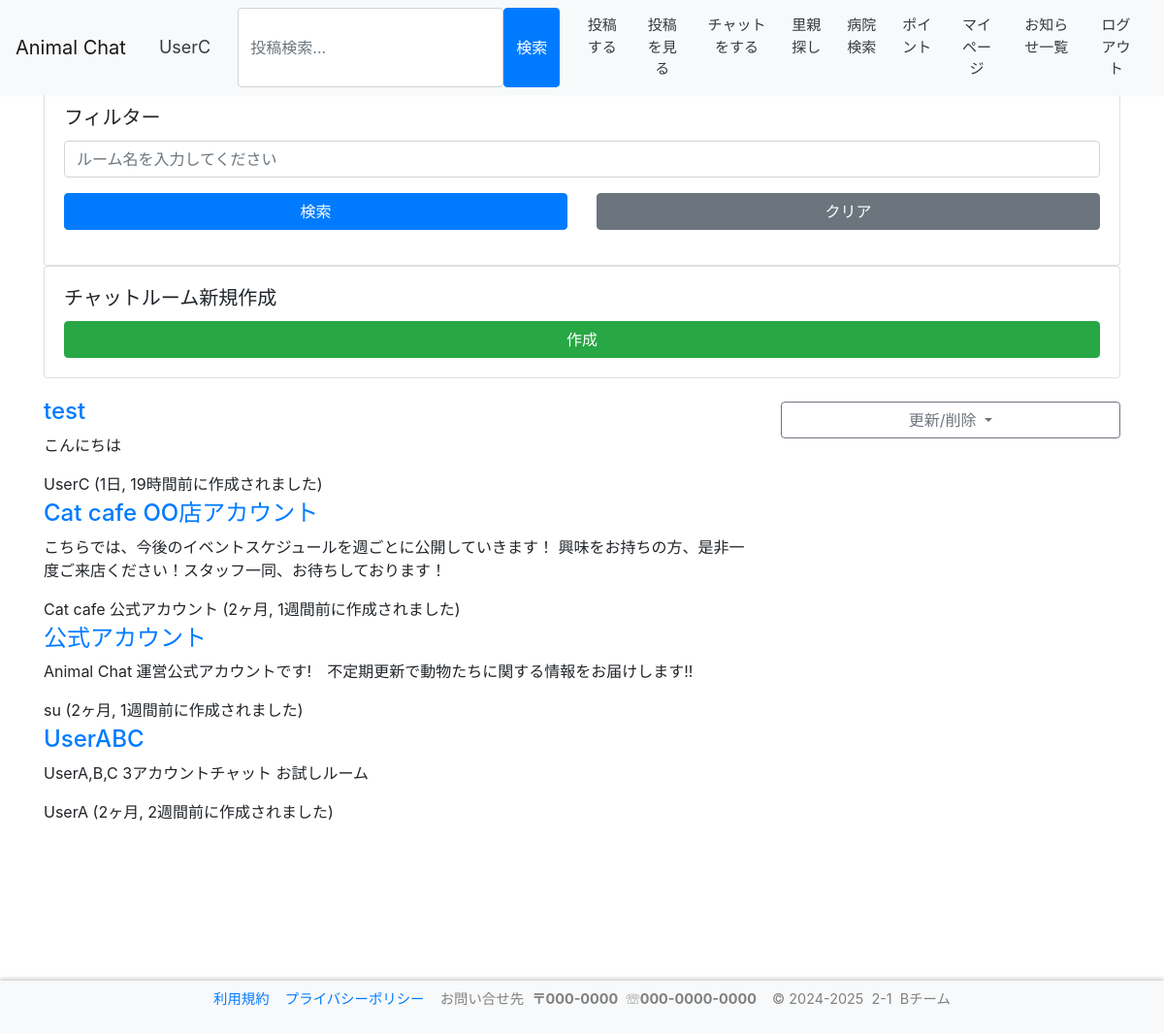
Page /chat/ (signed in) on the committed database.
### accounts/models.py (models this page shows)
class User(AbstractBaseUser, PermissionsMixin):
    screen_name = models.CharField(
        gettext_lazy('アカウント名'),
        max_length=128,
        default='',
        blank=True,
        help_text=gettext_lazy('128文字以内で入力してください'),
    )
    email = models.EmailField(gettext_lazy('メールアドレス'), unique=True)
    is_staff = models.BooleanField(
        gettext_lazy('staff status'),
        default=False,
        help_text=gettext_lazy('Designates whether the user can log into this admin site.'),
    )
    is_active = models.BooleanField(
        gettext_lazy('active'),
        default=True,
        help_text=gettext_lazy(
            'Designates whether this user should be treated as active. Unselect this instead of deleting accounts.'
        ),
    )
    date_joined = models.DateTimeField(gettext_lazy('date joined'), default=timezone.now)
    objects = CustomUserManager()
    points = models.IntegerField(
        default=0,
        blank=True,
        null=True,
    )
    pt_give = models.IntegerField(
        default=0,
        blank=True,
        null=True,
    )
    icon = models.ImageField(
        upload_to='icon',
        verbose_name='画像',
        null=True,
        blank=True,
        default="icon/default.png",
    )
    profile = models.TextField(
        gettext_lazy('プロフィール'),
        max_length=200,
        null=True,
        default='',
        blank=True,
        help_text=gettext_lazy('200文字以内で入力してください'),
    )
    USERNAME_FIELD = 'email'
    REQUIRED_FIELDS = []
    class Meta:
        verbose_name = gettext_lazy('user')
        verbose_name_plural = gettext_lazy('users')
    def __str__(self):
        return self.__unicode__()
    def __unicode__(self):
        return self.screen_name or self.email

### chat/models.py (models this page shows, shortened)
class Room(models.Model):
    host = models.ForeignKey(User, on_delete=models.CASCADE)
    name = models.CharField(gettext_lazy('ルーム名'), max_length=64)
    description = models.TextField(gettext_lazy('説明文'), max_length=128)
    participants = models.ManyToManyField(User, related_name='rooms', verbose_name=gettext_lazy('参加者を選択'), blank=True)
    created_at = models.DateTimeField(gettext_lazy('Created time'), default=timezone.now)
    objects = RoomQueryset.as_manager()

### chat/views.py (the view)
# urls.py: path('', views.Index.as_view(), name='index'),
class Index(LoginRequiredMixin, ListView):
    login_url = '/login/'
    model = models.Room
    template_name = 'chat/index.html'
    context_object_name = 'room_ctx'
    pagenate_by = 10
    def get_queryset(self):
        queryset = super().get_queryset()
        form = forms.SearchForm(self.request.GET or None)
        keywords = form.get_keywords()
        return queryset.filtering(user=self.request.user, keywords=keywords)
    def get_context_data(self, **kwargs):
        context = super().get_context_data(**kwargs)
        context['search_form'] = forms.SearchForm(self.request.GET or None)
        return context

### chat/forms.py
class SearchForm(forms.Form):
    keywords = forms.CharField(
        label=gettext_lazy('キーワード'),
        required=False,
        widget=forms.TextInput(attrs={
            'placeholder': gettext_lazy('ルーム名を入力してください'),
            'class': 'form-control',
        }),
    )
    def get_keywords(self):
        init_keywords = ''
        keywords = init_keywords
        if self.is_valid():
            keywords = self.cleaned_data.get('keywords', init_keywords)
        return keywords

### chat/models.py (called while the page is built)
    def _related_user(self, user=None):
        try:
            queryset = self.filter(models.Q(host=user) | models.Q(participants__in=[user.pk]))
        except:
            queryset = self
        return queryset

    def filtering(self, user=None, keywords='', order='-created_at'):
        words = keywords.split()
        queryset = self._related_user(user=user)
        if words:
            condition = reduce(operator.or_, (models.Q(name__icontains=word) for word in words))
            queryset = queryset.filter(condition)
        return queryset.order_by(order).distinct()

### templates/chat/index.html (shortened to what this page needs)
{% extends 'base.html' %}
{% load humanize %}
{% block content %}
<br>
<div class="row justify-content-center">
    <div class="col-12">
        <div class="card">
            <div class="card-body">
                <h5 class="card-title">フィルター</h5>
                <form action="", method="GET">
                    <div class="form-group row">
                        <div class="col-12">
                            {{ search_form.keywords }}
                        </div>
                    </div>
                    <div class="form-group row">
                        <div class="col-12 col-sm-12 col-md-12 col-lg-6 col-xl-6">
                            <button type="submit" class="btn btn-primary btn-block">検索</button>
                        </div>
                        <div class="col-12 col-sm-12 col-md-12 col-lg-6 col-xl-6">
                            <a href="{% url 'chat:index' %}" class="btn btn-secondary btn-block">クリア</a>
                        </div>
                    </div>
                </form>
            </div>
        </div>
    </div>
</div>
<div class="row justify-content-center">
    <div class="col-12">
        <div class="card">
            <div class="card-body">
                <h5 class="card-title">チャットルーム新規作成</h5>
                <div class="row">
                    <div class="col-12">
                        <a href="{% url 'chat:create_room' %}" class="btn btn-success btn-block">作成</a>
                    </div>
                </div>
            </div>
        </div>
    </div>
</div>
<div class="row justify-content-center mt-3">
    <div class="col-12">
        <section>
        {% for room in room_ctx %}
            <article>
                <div class="row">
                    <div class="col-8">
                        <h4 class="h4 mt-1"><a href="{% url 'chat:enter_room' room.pk %}">{{ room.name }}</a></h4>
                        <p>{{ room.description }}</p>
                        <div>
                            <span>{{ room.host|stringformat:"s" }}</span>
                            <time datetime="{{ room.created_at|date:'Y-m-d' }}">({{ room.created_at|naturaltime }}に作成されました)</time>
                        </div>
                    </div>
                    <div class="col-4">
                    {% if room.host.pk == user.pk %}
                        <div class="dropdown mt-2">
                            <a class="btn btn-outline-secondary btn-block dropdown-toggle" href="#" role="button"
                                id="dropdownMenuLink{{ forloop.counter }}" data-toggle="dropdown" aria-haspopup="true" aria-expanded="false">
                                更新/削除
                            </a>
                        </div>
                    {% endif %}
                    </div>
                </div>
            </article>
        {% empty %}
            <article>
                <p>No rooms exists.</p>
            </article>
        {% endfor %}
        </section>
    </div>
</div>
{% endblock %}

### templates/base.html (shortened to what this page needs)
<!doctype html>
<html lang="ja">
{% load static %}
<head>
    <link rel="stylesheet" href="https://cdn.jsdelivr.net/npm/bootstrap@4.6.0/dist/css/bootstrap.min.css"
>
    <link rel="stylesheet" href="https://cdn.jsdelivr.net/gh/gitbrent/bootstrap4-toggle@3.6.1/css/bootstrap4-toggle.min.css">
</head>
<header>
    <nav class="navbar navbar-expand-lg navbar-light bg-light">
            <a class="navbar-brand" href="{% url 'accounts:index' %}">Animal Chat</a>
        {% if user.is_authenticated %}
            <form method="get" action="{% url 'accounts:mypage' %}" >
                <button type="submit" class="btn btn-light text-dark me-2" style="font-size:18px;">
                    &nbsp{{ user|stringformat:"s" }}
                </button>
            </form>
        {% endif %}
        <div class="collapse navbar-collapse" id="navbarSupportedContent">
            <ul class="navbar-nav mr-auto">
                <br>
                <form method="get" action="{% url "post:posts_search" %}" class="col-12 col-lg-auto mb-2 mb-lg-0" role="search" style="display: flex;">
                    <input type="search" class="form-control" placeholder="投稿検索..." aria-label="Search" name="keyword" value="{{ request.GET.keyword }}" style="width:auto; height:auto;">
                    <input type="submit" value="検索" class="btn btn-primary ">
                </form>
                {% if user.is_authenticated %}
                    <form method="post" action="{% url 'post:posts' %}" >
                        <button type="submit" class="btn btn-light text-dark me-2" style=font-size:15px;>投稿する</button>
                    </form>
                    <form method="get" action="{% url 'post:posts_search' %}" >
                        <button type="submit" class="btn btn-light text-dark me-2" style=font-size:15px; style=font-size:15px;>投稿を見る</button>
                    </form>
                    <form method="get" action="{% url 'chat:index' %}" >
                        <button type="submit" class="btn btn-light text-dark me-2" style=font-size:15px;>チャットをする</button>
                    </form>
                    <form method="get" action="{% url 'accounts:adopt' %}" >
                        <button type="submit" class="btn btn-light text-dark me-2" style=font-size:15px;>里親探し</button>
                    </form>
                    <form method="get" action="{% url 'contents:hospital_list' %}" >
                        <button type="submit" class="btn btn-light text-dark me-2" style=font-size:15px;>病院検索</button>
                    </form>
                    <form method="get" action="{% url 'accounts:points' %}" >
                        <button type="submit" class="btn btn-light text-dark me-2" style=font-size:15px;>ポイント</button>
                    </form>
                    <form method="get" action="{% url 'accounts:mypage' %}" >
                        <button type="submit" class="btn btn-light text-dark me-2" style=font-size:15px;>マイページ</button>
                    </form>
                    <form method="get" action="{% url 'contents:notice_l' %}" >
                        <button type="submit" class="btn btn-light text-dark me-2" style=font-size:15px;>お知らせ一覧</button>
                    </form>
                    <form method="get" action="{% url 'accounts:logoutchk' %}">
                        <button type="submit" class="btn btn-light text-dark me-2" style=font-size:15px;>ログアウト</button>
                    </form>
                {% else %}
                    <form method="post" action="{% url 'accounts:login' %}">
                        {% csrf_token %}
                        <button type="submit" class="btn btn-light text-dark me-2" style=font-size:15px;>ログイン</button>
                    </form>
                {% endif %}
            </ul>
        </div>
    </nav>
</header>
    <body>
    <div class="container mt-3">
        <br>
        <br>
        {% block content %}{% endblock %}
        <p style="height:200px;">&nbsp</p>
    </div>
    </body>
</body>
    <footer>
        <nav class="navbar navbar-expand-lg navbar-light bg-light" id="footer_js">
            <div class=" navbar-collapse" id="navbarSupportedContent" style="text-align:center;">
                <ul class="navbar-nav mr-auto" style="margin: auto;">
                    <li><a href="{% url 'contents:terms' %}">利用規約</a>&nbsp&nbsp&nbsp&nbsp<a href="{% url 'contents:privacy_policy' %}">プライバシーポリシー</a></li>
                    <li>
                        <div class="contact">
                            <p>お問い合せ先&nbsp&nbsp<b>〒000-0000</b>&nbsp&nbsp☏<b>000-0000-0000</b></p>
                        </div>
                    </li>
                    <li>
                        <div class="copyright" >
                            <p>© 2024-2025&nbsp&nbsp2-1&nbsp&nbspBチーム</p>
                        </div>
                    </li>
                </ul>
            </div>
        </nav>
    </footer>
</html>

### templates/base.html (style rules this page uses)
header { position: fixed; top: 0; left: 0; width: 100%; z-index:1; background-color: #333; color: #fff; justify-content: space-between; align-items: center; flex-wrap: nowrap; box-shadow: 0 -2px 4px rgba(0, 0, 0, 0.2); font-size: 0.9em; }
footer { position: fixed; bottom: 0; left:0; width: 100%; z-index:1; color: #808080; justify-content: space-between; align-items: center; flex-wrap: nowrap; box-shadow: 0 -2px 4px rgba(0, 0, 0, 0.2); font-size: 0.9em; }

### rows in the picture
User: screen_name "UserC"
Room: name "test", description "こんにちは", host "UserC", created_at "1日, 19時間前"
Room: name "Cat cafe OO店アカウント", description "こちらでは、今後のイベントスケジュールを週ごとに公開していきます！ 興味をお持ちの方、是非一度ご来店ください！スタッフ一同、お待ちしております！", host "Cat cafe 公式アカウント", created_at "2ヶ月, 1週間前"
Room: name "公式アカウント", description "Animal Chat 運営公式アカウントです! 不定期更新で動物たちに関する情報をお届けします!!", host "su", created_at "2ヶ月, 1週間前"
Room: name "UserABC", description "UserA,B,C 3アカウントチャット お試しルーム", host "UserA", created_at "2ヶ月, 2週間前"
